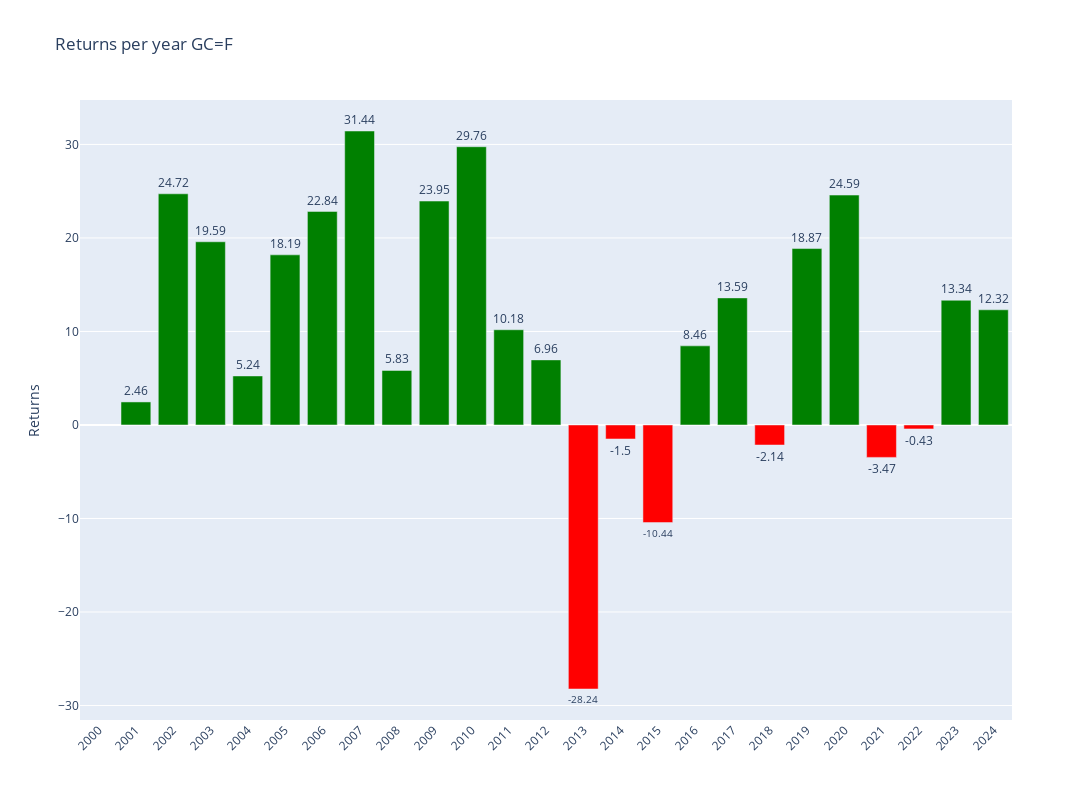

Notebook code cell kept with this figure:
### Code cell
# Plotly
fig = make_subplots()

# Add colors
colors = ['green' if x >= 0 else 'red' for x in annual_data['Return']]

# Graph (1,1)
fig.add_trace(go.Bar(y=annual_data['Return'],x=annual_data['Return'].index,text=round(annual_data['Return'],2),textposition='outside',marker_color=colors,hoverinfo='skip'),row=1,col=1)

# Update xaxis properties
fig.update_yaxes(title_text="Returns", row=1, col=1)

fig.update_layout(xaxis=dict(tickvals=annual_data.index,tickangle=-45),height=800, width=1300,title=f"Returns per year {ticker}")

fig.show()

### Figure 1 — Plotly figure (JSON) as saved in the notebook; plotly's stock layout.template omitted (floating-point values rounded to 4 significant figures)
{"data": [{"hoverinfo": "skip", "marker": {"color": ["red", "green", "green", "green", "green", "green", "green", "green", "green", "green", "green", "green", "green", "red", "red", "red", "green", "green", "red", "green", "green", "red", "red", "green", "green"]}, "text": [null, 2.46, 24.72, 19.59, 5.24, 18.19, 22.84, 31.44, 5.83, 23.95, 29.76, 10.18, 6.96, -28.24, -1.5, -10.44, 8.46, 13.59, -2.14, 18.87, 24.59, -3.47, -0.43, 13.34, 12.32], "textposition": "outside", "type": "bar", "x": [2000, 2001, 2002, 2003, 2004, 2005, 2006, 2007, 2008, 2009, 2010, 2011, 2012, 2013, 2014, 2015, 2016, 2017, 2018, 2019, 2020, 2021, 2022, 2023, 2024], "xaxis": "x", "y": [null, 2.463, 24.72, 19.59, 5.244, 18.19, 22.84, 31.44, 5.833, 23.95, 29.76, 10.18, 6.961, -28.24, -1.498, -10.44, 8.46, 13.59, -2.143, 18.87, 24.59, -3.465, -0.4268, 13.34, 12.32], "yaxis": "y"}], "layout": {"height": 800, "title": {"text": "Returns per year GC=F"}, "width": 1300, "xaxis": {"anchor": "y", "domain": [0, 1], "tickangle": -45, "tickvals": [2000, 2001, 2002, 2003, 2004, 2005, 2006, 2007, 2008, 2009, 2010, 2011, 2012, 2013, 2014, 2015, 2016, 2017, 2018, 2019, 2020, 2021, 2022, 2023, 2024]}, "yaxis": {"anchor": "x", "domain": [0, 1], "title": {"text": "Returns"}}}}
